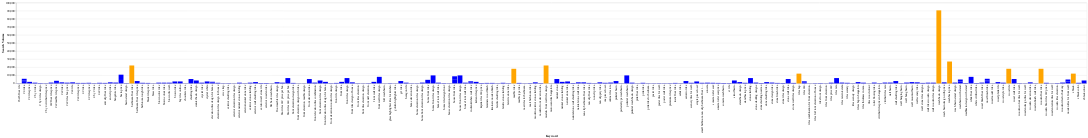

Notebook code for this chart:
### Code cell
# prompt: Using dataframe df1: generate  code for bar graph where color of the graph will be blue for less than 10000

import altair as alt

# Create the bar chart
chart = alt.Chart(df1).mark_bar().encode(
    x='Keyword',
    y='Search Volume',
    color=alt.condition(
        alt.datum['Search Volume'] < 10000,
        alt.value('blue'),  # Color blue if Search Volume < 10000
        alt.value('orange')  # Default color (you can change this)
    )
)

# Display the chart
chart

### Figure 1 — Vega-Lite specification as saved in the notebook (floating-point values rounded to 4 significant figures; data arrays with more than 128 entries replaced by an {"elided": "..."} marker saying what was removed)
{"config": {"view": {"continuousWidth": 400, "continuousHeight": 300}}, "data": {"name": "data-80e4d9d84939f5015f2402ce5e47740d"}, "mark": "bar", "encoding": {"color": {"condition": {"value": "blue", "test": "(datum['Search Volume'] < 10000)"}, "value": "orange"}, "x": {"field": "Keyword", "type": "nominal"}, "y": {"field": "Search Volume", "type": "quantitative"}}, "$schema": "https://vega.github.io/schema/vega-lite/v4.17.0.json", "datasets": {"data-80e4d9d84939f5015f2402ce5e47740d": {"elided": "219 records"}}}
